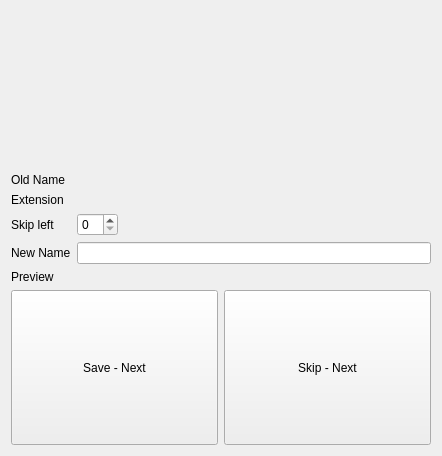
<?xml version="1.0" encoding="UTF-8"?>
<ui version="4.0">
 <class>Rename</class>
 <widget class="QWidget" name="Rename">
  <property name="geometry">
   <rect>
    <x>0</x>
    <y>0</y>
    <width>442</width>
    <height>456</height>
   </rect>
  </property>
  <property name="windowTitle">
   <string>Rename images</string>
  </property>
  <layout class="QVBoxLayout">
   <item>
    <layout class="QHBoxLayout">
     <item>
      <spacer>
       <property name="orientation">
        <enum>Qt::Horizontal</enum>
       </property>
       <property name="sizeType">
        <enum>QSizePolicy::Preferred</enum>
       </property>
       <property name="sizeHint" stdset="0">
        <size>
         <width>40</width>
         <height>20</height>
        </size>
       </property>
      </spacer>
     </item>
     <item>
      <widget class="QLabel" name="labelImagePreview">
       <property name="sizePolicy">
        <sizepolicy hsizetype="Expanding" vsizetype="Expanding">
         <horstretch>0</horstretch>
         <verstretch>0</verstretch>
        </sizepolicy>
       </property>
       <property name="text">
        <string/>
       </property>
       <property name="alignment">
        <set>Qt::AlignCenter</set>
       </property>
      </widget>
     </item>
     <item>
      <spacer>
       <property name="orientation">
        <enum>Qt::Horizontal</enum>
       </property>
       <property name="sizeType">
        <enum>QSizePolicy::Preferred</enum>
       </property>
       <property name="sizeHint" stdset="0">
        <size>
         <width>40</width>
         <height>20</height>
        </size>
       </property>
      </spacer>
     </item>
    </layout>
   </item>
   <item>
    <layout class="QGridLayout">
     <item row="0" column="0">
      <widget class="QLabel" name="label">
       <property name="text">
        <string>Old Name</string>
       </property>
      </widget>
     </item>
     <item row="0" column="1">
      <widget class="QLabel" name="labelOldName">
       <property name="text">
        <string/>
       </property>
      </widget>
     </item>
     <item row="1" column="0">
      <widget class="QLabel" name="label_5">
       <property name="text">
        <string>Extension</string>
       </property>
      </widget>
     </item>
     <item row="1" column="1">
      <widget class="QLabel" name="labelExtension">
       <property name="text">
        <string/>
       </property>
      </widget>
     </item>
     <item row="2" column="0">
      <widget class="QLabel" name="label_4">
       <property name="text">
        <string>Skip left</string>
       </property>
      </widget>
     </item>
     <item row="2" column="1">
      <layout class="QHBoxLayout">
       <item>
        <widget class="QSpinBox" name="spinSkipLeft"/>
       </item>
       <item>
        <spacer>
         <property name="orientation">
          <enum>Qt::Horizontal</enum>
         </property>
         <property name="sizeHint" stdset="0">
          <size>
           <width>40</width>
           <height>20</height>
          </size>
         </property>
        </spacer>
       </item>
      </layout>
     </item>
     <item row="3" column="0">
      <widget class="QLabel" name="label_2">
       <property name="text">
        <string>New Name</string>
       </property>
      </widget>
     </item>
     <item row="3" column="1">
      <widget class="QLineEdit" name="editNewName"/>
     </item>
     <item row="4" column="0">
      <widget class="QLabel" name="label_3">
       <property name="text">
        <string>Preview</string>
       </property>
      </widget>
     </item>
     <item row="4" column="1">
      <widget class="QLabel" name="labelPreview">
       <property name="text">
        <string/>
       </property>
      </widget>
     </item>
    </layout>
   </item>
   <item>
    <layout class="QHBoxLayout">
     <item>
      <widget class="QPushButton" name="buttonSaveNext">
       <property name="sizePolicy">
        <sizepolicy hsizetype="Minimum" vsizetype="Expanding">
         <horstretch>0</horstretch>
         <verstretch>0</verstretch>
        </sizepolicy>
       </property>
       <property name="text">
        <string>Save - Next</string>
       </property>
      </widget>
     </item>
     <item>
      <widget class="QPushButton" name="buttonSkipNext">
       <property name="sizePolicy">
        <sizepolicy hsizetype="Minimum" vsizetype="Expanding">
         <horstretch>0</horstretch>
         <verstretch>0</verstretch>
        </sizepolicy>
       </property>
       <property name="text">
        <string>Skip - Next</string>
       </property>
      </widget>
     </item>
    </layout>
   </item>
  </layout>
 </widget>
 <resources/>
 <connections/>
</ui>
